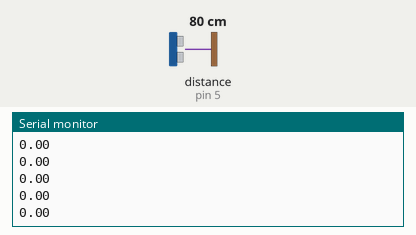
Recording of a sketch running on a simulated Arduino Mega 2560, built with avr-gcc and run on an emulated ATmega2560. Shown: the last lines printed to the serial monitor. The test bench sets the inputs (shaded band); at power-on: distance to the obstacle (sensor on pin 5) 80 cm.

Above: at 1.2 s.
1.3 s: distance to the obstacle (sensor on pin 5) set to 2 cm
At 1.36 s:
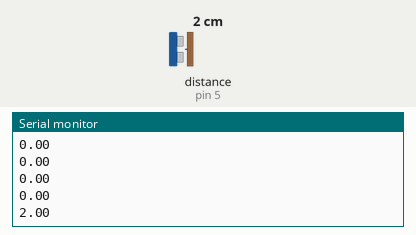
2.8 s: distance to the obstacle (sensor on pin 5) set to 4 cm
At 2.84 s:
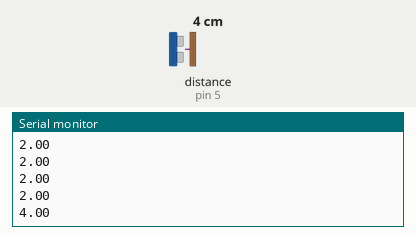
Timing chart, 0 to 5.8 s (numbered marks = the images above; inputs shaded):
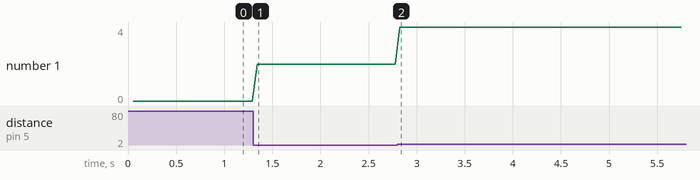

Measured:
- after the input at 1.3 s, the serial monitor: prints a new line at once (image 1)
- after the input at 2.8 s, the serial monitor: prints a new line at once (image 2)
- plotted number 1: 0 → 2 after the input at 1.3 s, 2 → 4 after the input at 2.8 s

The sketch:

calibrar_sonar.ino
```cpp
#include <NewPing.h>
NewPing sonar(10,5,50);


void setup() {

Serial.begin(4800);
}


void loop() {

  delay(50);
  unsigned int time = sonar.ping();
  float cm = sonar.convert_cm(time);

  Serial.println(cm);
}
```
